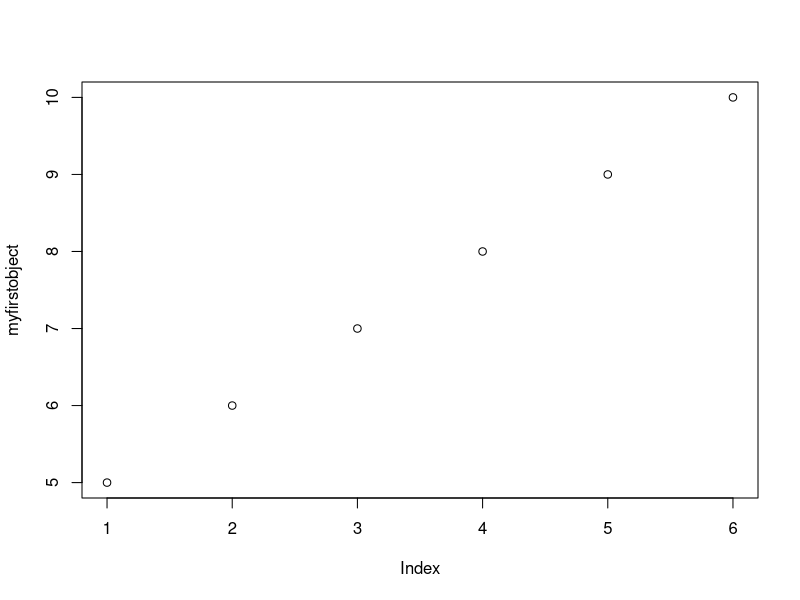
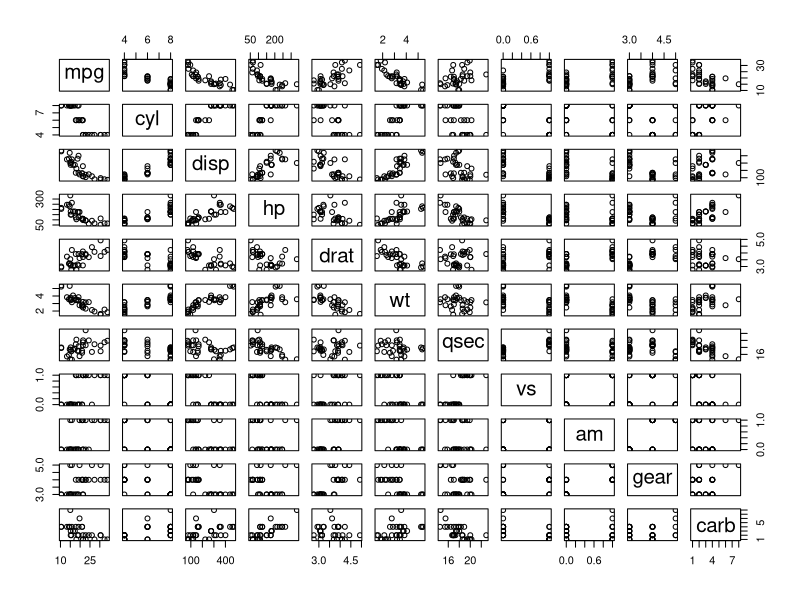
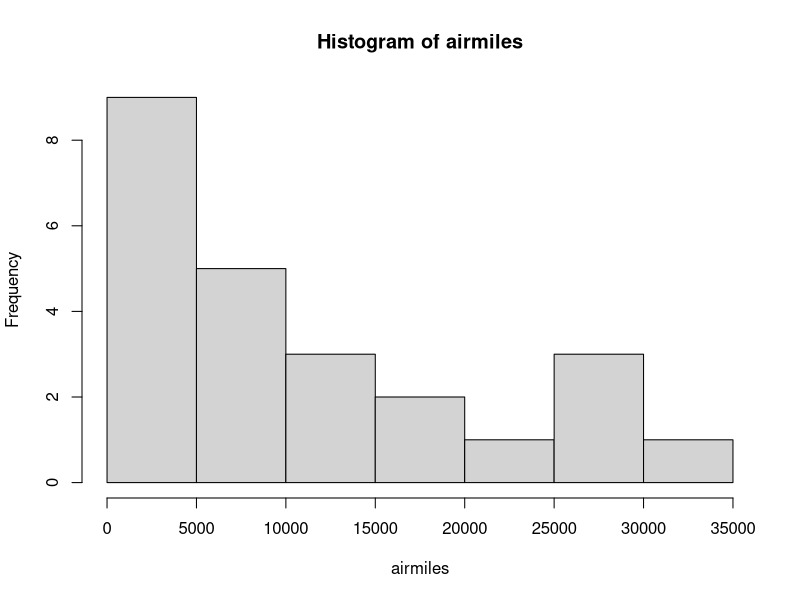

R code for these plots, in order: (Note: this script raises an error after producing the figures.)
myfirstobject = 5:10
myfirstobject
plot(myfirstobject)

### This is the course script.

### Understanding Functions in R

# setting a seed to make a random sample reproducible, choose any number you want
set.seed(65)

# with argument name, exact argument order
runif(n = 9, min = 3, max = 6)

set.seed(65)

# without argument name, exact argument order
runif(9, 3, 6)

set.seed(65)

# with argument name, mixed argument order
runif(min = 3, max = 6, n = 9)

set.seed(65)

# without argument name, mixed argument order
runif(3, 6, 9) # this means n=3, max=9

set.seed(65)

# using only the first argument
runif(3)

set.seed(65)

# using arguments 1 and 3
runif(3,,4)

### First Coding Steps

# R as a calculator
4 + 4                        + 5

# Space does not matter

# Operators: + - / * ^

# Using several operators and round brackets
(5-3)^3

# Creating objects
x <- c(4,5,6)

c(4, 5.2, 76) -> y # arrows work both directions
y

x = c(4, 5, 6)
x
assign("x", c(4.2, 1, 5)) # function assign

# c for concatenate

x = c(4,5,6)

x # display in console

x = c(4,5,6); x # semicolon indicates a new row of code

# See which objects are already created
ls()

objects()

# Removing an object
rm("x")

# Working with vectors
x = c(y, 5, y)
x

# Sum and roots
sum(x)

sqrt(x)

# Values at a given position within the vector
x[1]

newobject <- x < 5; newobject

x # Comparison against original values

## Types of brackets

# () round brackets as the standard

# [] box brackets for index positions

# {} curled brackets for functions and loops





### Functions: seq, paste, rep

?seq # starting with the seq function

seq() # just using the default settings

# simple sequence from 3 to 5
seq(3, 5)

seq(from = 3, to = 5)

# using length
seq(from = 3, length = 3)

# step manipulations
seq(from = 3, length = 3, by = 0.5)

seq(from = 3, by = 0.5, length = 3) # changed order

?paste # next function

paste(1:4)

class(paste(1:4)) # checking the class

paste("xyz", 1:10)

paste("xyz", c(2,5,7,"test", 4.5)) # random vector with numbers and characters

paste("xyz", 1:10, sep = "") # modifying the seperator

?rep # next function

 rep(c(3,4,5), 3)

rep(1:10, times = 3)

x = c(1,2,3) # creating x

rep(x, each = 3) # using each

rep(x, each = 3, times = 3) # combining arguments

## Working with index positions

x = 4:20 # our data

 which(x == 10) # double equal sign, logical operation

x[3]

### Exercise

# 1 . Create the object "myobject" and assign the values 1:10
# in at least 3 different ways

# 2. Get the sum of your object

# 3. Create the following vector by using the paste function
"R is great 4 and I will love it"
"R is great 7 and I will love it"
"R is great 45 and I will love it"

# 4. vector of 1,2,3 : repeat the vector to get 11 x 1, 10 x 2, and 10 x 3

# 5. What is the value of this vector on position 7

## Solutions

# 1 . Create the object "myobject" and assign the values 1:10
# in at least 3 different ways

myobject <- (1:10)

myobject = (1:10)#or

(1:10) -> myobject#or

assign("myobject", 1:10)#or
myobject

# 2. Get the sum of your object

sum (myobject)

# 3. Create the following vector by using the paste function
"R is great 4 and I will love it"
"R is great 7 and I will love it"
"R is great 45 and I will love it"

paste ("R is great", c(4,7,45), "and I will love it")

# 4. vector of 1,2,3 : repeat the vector to get 11 x 1, 10 x 2, and 10 x 3

x = rep(1:3, length = 31); x

# 5. What is the value of this vector on position 7

x[7]

### Functions in R
# Brief description: R functions are OBJECTS
# They do calculations for you
# R function structure: name <- function (argument) {statements}
# The arguments specify the components to be used in the function

myfirstfn <- function(x) {x+x}
myfirstfn(10)

# stepwise working functions

mysecondfn <- function(t,z) {
  value = z*3
  value = value *t
  print(value)}

t= 5
z= 9

mysecondfn(t,z)

## Loops - loops and functions are a crucial part in programming
# FOR loops allow a certain operation to be repeated a fixed nr of times
# This is opposed to the While loop where the rep nr is not prefixed
# The syntax looks like this: for (name in vector) {commands}

for (i in 1:15) {print (i)}
for (z in 1:15) {print (z)}

# variable name does not matter although you will see i quite often
# Can be used for quite complex calculations
# Example calculation of primes with the Eratosthenes method (the oldest known systematic method)

PrimVec = function(n){
  # to start from 2
  if (n>=2) {
    # to further specify the sequence we want to work with
    s = seq(2,n)
    # p will be the container for our primes,
    # numbers will be moved from s to p step by step if they meet the criteria
    p = c()
    # we start the loop
    for (i in seq(2,n)){
      
      # we use any to check that i (of this loop round) is still in s, multiples of i will be removed
      if(any(s==i)){
        # we store i if it meets our criteria in p together with the previous p
        p = c(p,i)
        # to search for numbers with a remainder at modulus division
        s = c(s[(s%%i) != 0],i)
      }}
    return(p) }
  # to specify the output if n < 2 (optional)
  else{
    stop("Input at least 2")
  }}
PrimVec(100)



### Working with data.frames

?airmiles

head(airmiles) # first 6 rows

tail(airmiles) # last 6 rows

summary(mtcars)

plot(mtcars) # simple xy plot function of R Base

hist(airmiles) # histogram

head(mtcars)

sum(mtcars$wt)

attach(mtcars) # attach to R session environment

sum(wt) # now R knows which data.frame to use since it is attached

detach(mtcars) # remove it from environment

sum(wt) # error message since mtcars it not attached any more

mtcars[2,6]

mtcars[c(2,5,8),6]

library(data.table)


### Graphs in R Base

# 3 main data viz systems:
# ggplot2, lattice and R Base

# simple scatterplot

x=5:7 # 3 data points, integers
y=8:10

# default plot output here is a scatterplot
plot(x,y)

# data is a time series, default here is a line plot
plot(lynx)

# title, color, title color, title magnification
plot(lynx, main="Lynx Trappings", col="red",
     col.main=52, cex.main=1.5)

# label names
plot(lynx, ylab="Lynx Trappings", xlab="")

# label orientation
plot(lynx, ylab="Lynx Trappings", xlab="", las=2)

# las - 0:3, scale orientation

# changing the session paramter, 2*2 plot matrix
par(mfrow=c(2,2), col.axis="red")

plot(1:8, las=0, xlab="xlab", ylab="ylab", main="LAS = 0")
plot(1:8, las=1, xlab="xlab", ylab="ylab", main="LAS = 1")
plot(1:8, las=2, xlab="xlab", ylab="ylab", main="LAS = 2")
plot(1:8, las=3, xlab="xlab", ylab="ylab", main="LAS = 3")

# color manipulation

colors()

 # point symbol types

?pch

x=2:4

plot(x, pch="c") # using letters as point symbols

plot(x, pch=13) # symbol nr 13

# Line Types

par(mfrow=c(1,1), col.axis="black") # setting parameters back to default

library(plotrix) # add on package for "ablineclip", install if not yet available

plot(1:7, ylab="", main="Line Types lty 0:6", xlab="lty 0:6") # test plot

ablineclip(v=1, lty=1, col="sienna2", lwd=2) # solid (default)
ablineclip(v=2, lty=2, col="sienna2", lwd=2) # dashed
ablineclip(v=3, lty=3, col="sienna2", lwd=2) # dotted
ablineclip(v=4, lty=4, col="sienna2", lwd=2) # dotdash
ablineclip(v=5, lty=5, col="sienna2", lwd=2) # longdash
ablineclip(v=6, lty=6, col="sienna2", lwd=5) # twodash, thicker for comparison
ablineclip(v=7, lty=0, col="sienna2", lwd=2) # blank

# plot types of R Base plot

? plot

# by using "type" we can specify which kind of plot we want

plot(lynx) # plot for time series data

plot(lynx, type="p", main="Type p") # points (default)
plot(lynx, type="l", main="Type l") # lines (default for time series)
plot(lynx, type="b", main="Type b") # points connected by lines
plot(lynx, type="b", main="Type c") # lines only of b
plot(lynx, type="o", main="Type o") # points overlaid by lines
plot(lynx, type="h", main="Type h") # high density
plot(lynx, type="s", main="Type s") # steps
plot(lynx, type="n", main="Type n") # no plot

# Example: advanced line plot with R Base

par(mar=c(4,3,3,3), col.axis="darkgreen") # change of plot margins

plot(cars$speed, type="s", col="red", bty="n", xlab="Cars ID", ylab="")
text(8, 14, "Speed in mph", cex=0.85, col="red") # adding the explanatory text to plot 1

par(new=T) # allows 2 in 1 plot

plot(cars$dist, type="s", bty="n", ann=F, axes=F, col="darkblue")
axis(side=4, col = "darkblue") # y axis for plot 2
text(37, 18, "Stopping distance in ft", cex=0.85, col="darkblue") # explanations to plot 2
title(main="Speed and Stopping\n Distances of Cars") # main title

#??? graphical parameters

?par

par()

### Graphs Exercise

# 1. get familiar with "rivers" - how many observations?
# 2. plot rivers against its index (hint: number of observation on x)
# 3. add: header (red), label names
# 4. change the point symbol and point color

## Solution

?rivers # 141 observations

x = 1:141

y = rivers

plot(x,y, col = "green", pch = 20,
     main = "Lengths of\nMajor N. American Rivers",
     col.main ="red", xlab = "",
     ylab = "length in miles")
